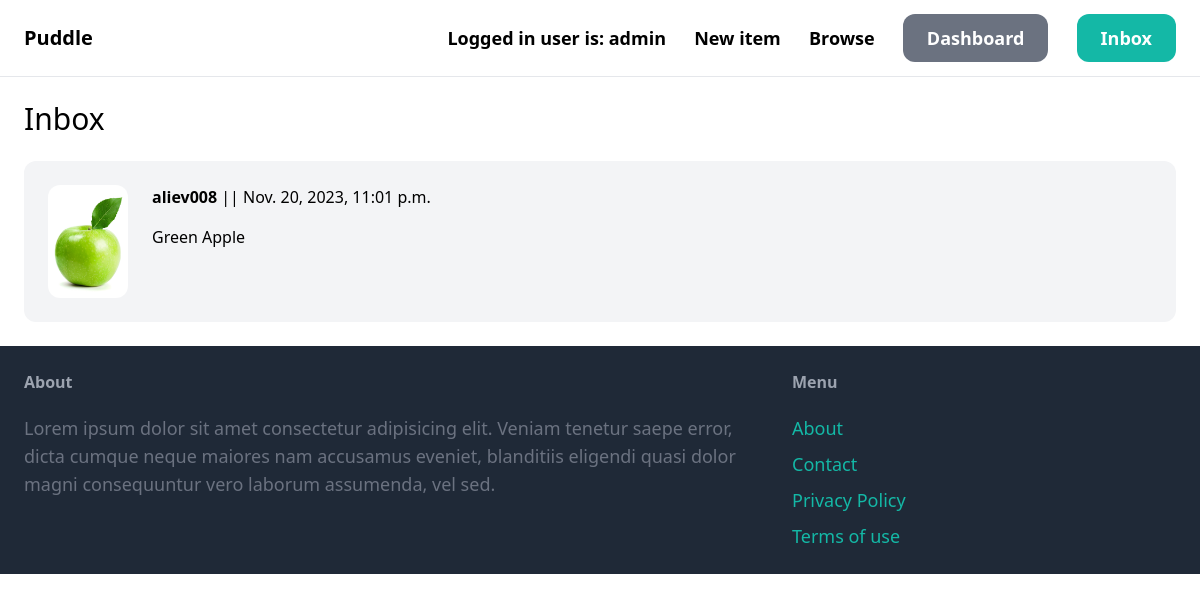
Page /inbox/ (signed in) on the earlier database version.
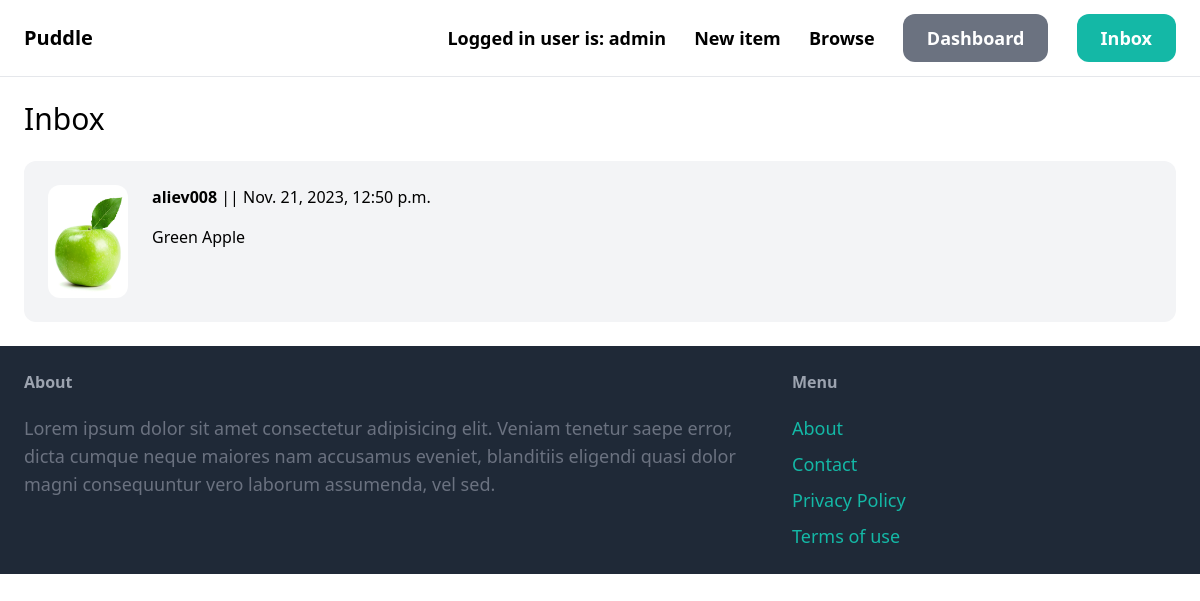
Same page on the later database version.
### conversation/models.py (models this page shows)
class Conversation(models.Model):
    item = models.ForeignKey(Item, related_name='conversations', on_delete=models.CASCADE)
    members = models.ManyToManyField(User, related_name='conversations')
    created_at = models.DateTimeField(auto_now_add=True)
    modified_at = models.DateTimeField(auto_now=True)
    class Meta:
      ordering = ('-modified_at',)

### item/models.py (models this page shows, shortened)
class Item(models.Model):
    category = models.ForeignKey(Category, related_name='items', on_delete=models.CASCADE)
    name = models.CharField(max_length=255)
    description = models.TextField(blank=True, null=True)
    price = models.FloatField()
    image = models.ImageField(upload_to='item_images', blank=True, null=True)
    is_sold = models.BooleanField(default=False)
    created_by = models.ForeignKey(User, related_name='items', on_delete=models.CASCADE)
    created_at = models.DateTimeField(auto_now_add=True)
    class Meta:
        ordering = ("name",)

### conversation/views.py (the view)
# urls.py: path('', views.inbox, name='inbox'),
@login_required
def inbox(request):
    conversations = Conversation.objects.filter(members__in=[request.user.id])
    return render(request, 'conversation/inbox.html', {'conversations': conversations})

### conversation/templates/conversation/inbox.html (shortened to what this page needs)
{% extends 'core/base.html' %}
{% block content %}
<h1 class="mb-6 text-3xl">Inbox</h1>
<div class="space-y-6">
    {% for conversation in conversations %}
    <a href="{% url 'conversation:detail' conversation.id%}">
        <div class="p-6  flex bg-gray-100 rounded-xl">
            <div class="pr-6">
                <img src="{{ conversation.item.image.url }}" alt="item-image" class="w-20 rounded-xl">
            </div>
            <div>
                {% for member in conversation.members.all %}
                    {% if member != request.user %}
                         <p class="mb-4"><strong>{{ member.username }}</strong> || {{ conversation.modified_at }}</p>
                         <p> {{ conversation.item.name }} </p>
                    {% endif %}
                {% endfor %}
            </div>
        </div>
    </a>
    {% endfor %}
</div>
{% endblock %}

Differences in the rows shown:
changed Conversation "Green Apple": modified_at "Nov. 20, 2023, 11:01 p.m." → "Nov. 21, 2023, 12:50 p.m."
